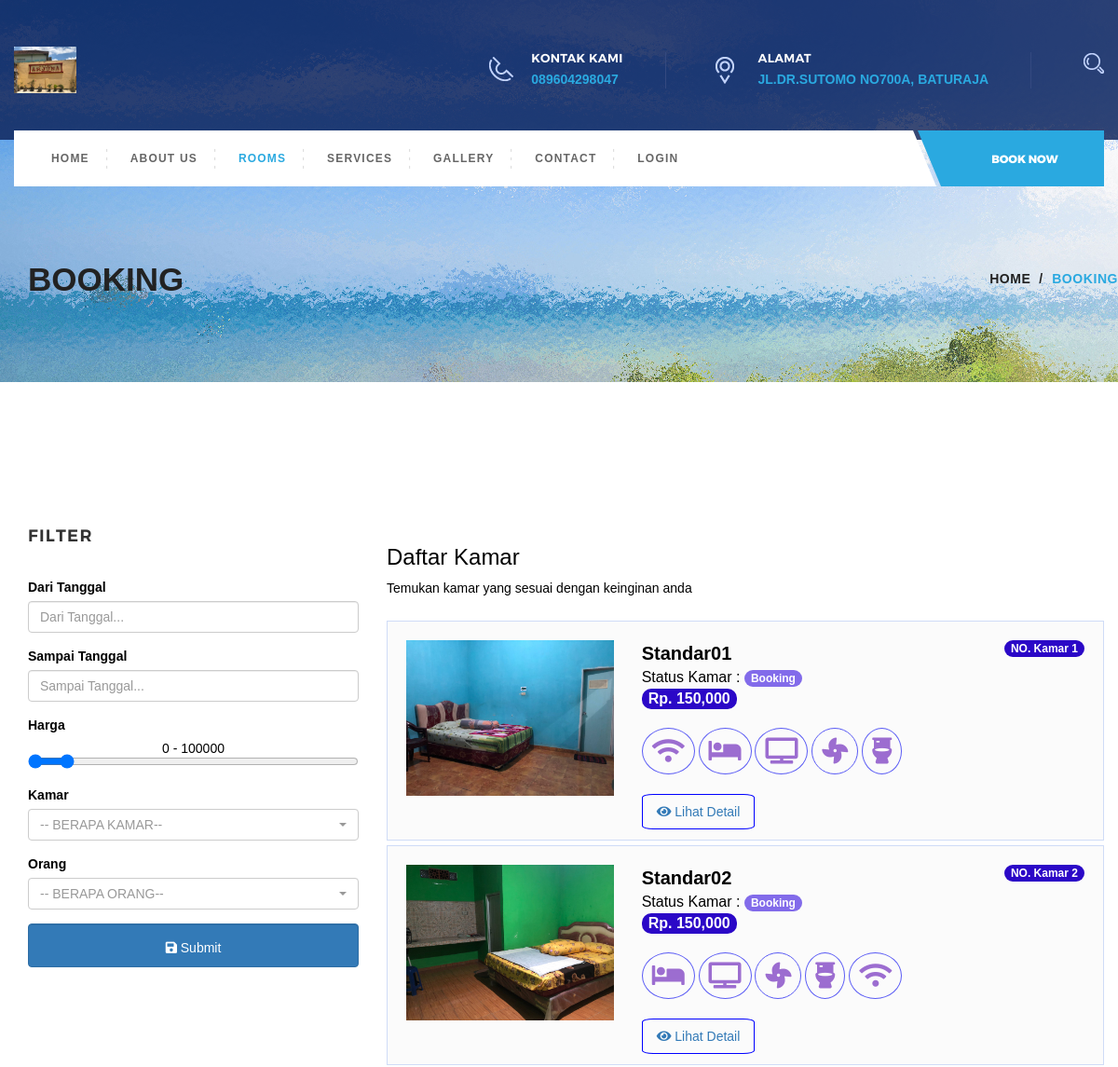
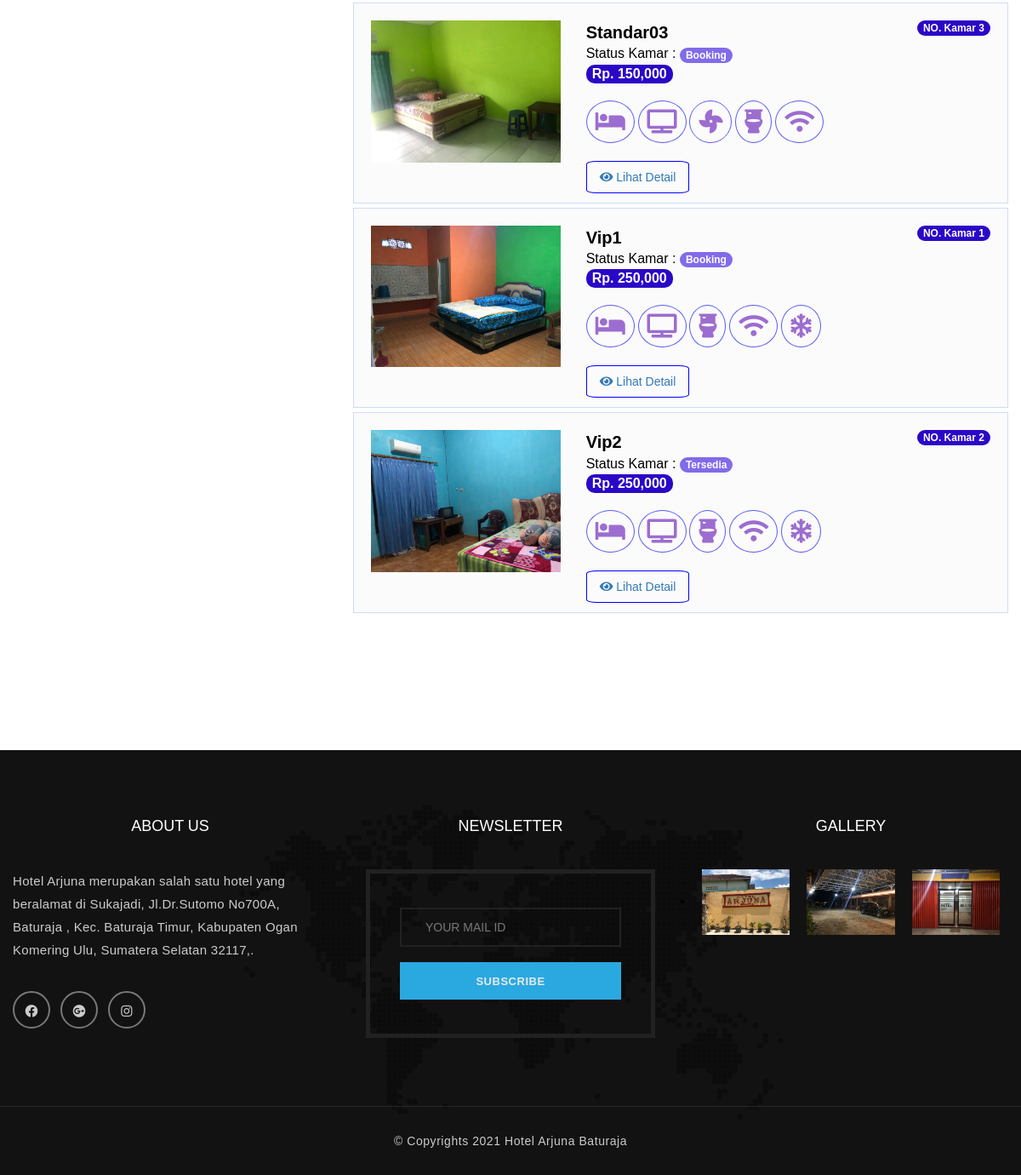
Screenshot of /Front/Kamar with the database file from the repository (2 pictures, top to bottom).
### tables this page shows
CREATE TABLE `konfigurasi` (
  `id_konfigurasi` int(11) NOT NULL,
  `nama_sistem` varchar(100) NOT NULL,
  `gambar_sistem` varchar(100) NOT NULL,
  `koordinat` text NOT NULL,
  `tentang` text NOT NULL,
  `alamat` text NOT NULL,
  `no_telepon` varchar(50) NOT NULL,
  `email` varchar(150) DEFAULT NULL,
  `facebook` varchar(150) DEFAULT NULL,
  `instagram` varchar(150) DEFAULT NULL,
  `twitter` varchar(150) DEFAULT NULL,
  `copyright` varchar(300) NOT NULL,
  `link_yt` varchar(300) DEFAULT NULL
);

CREATE TABLE `kamar` (
  `id_kamar` int(11) NOT NULL,
  `status_kamar_id` int(11) NOT NULL,
  `tipe_kamar_id` int(11) NOT NULL,
  `hotel_id` int(11) NOT NULL,
  `dewasa` varchar(50) NOT NULL,
  `anak` varchar(50) NOT NULL,
  `nama_kamar` varchar(250) NOT NULL,
  `no_kamar` varchar(50) NOT NULL,
  `keterangan` text DEFAULT NULL,
  `harga` varchar(50) NOT NULL,
  `slider` enum('iya','tidak') NOT NULL DEFAULT 'tidak',
  `rekomendasi` enum('iya','tidak') NOT NULL DEFAULT 'tidak',
  `penawaran` enum('iya','tidak') NOT NULL DEFAULT 'tidak'
);

CREATE TABLE `gambar_kamar` (
  `id_gambar_kamar` int(11) NOT NULL,
  `gambar_kamar` varchar(250) NOT NULL,
  `pilihan` enum('utama','tidak utama') NOT NULL,
  `kamar_id` int(11) NOT NULL
);

CREATE TABLE `status_kamar` (
  `id_status_kamar` int(11) NOT NULL,
  `nama_status_kamar` varchar(250) NOT NULL
);

CREATE TABLE `fasilitas` (
  `id_fasilitas` int(11) NOT NULL,
  `nama_fasilitas` varchar(250) NOT NULL,
  `icon_id` int(11) DEFAULT NULL,
  `kamar_id` int(11) NOT NULL
);

CREATE TABLE `icon` (
  `id_icon` int(11) NOT NULL,
  `nama_icon` varchar(150) NOT NULL
);

CREATE TABLE `galeri` (
  `id_galeri` int(11) NOT NULL,
  `nama_galeri` varchar(300) NOT NULL,
  `gambar_galeri` varchar(300) DEFAULT NULL
);

### application/views/front/kamar/main.php (the view, shortened to what the rows shown need)
<main class="site-main page-spacing">
    <div class="container-fluid">
        <div class="row">
            <div class="col-md-8 col-sm-8 col-xs-12 content-area">
                <br>
                <br>
                <?php foreach ($result as $v_kamar) : ?>
                    <div class="p-3">
                        <div class="row">
                            <div class="col-lg-4">
                                <a href="<?= base_url('images/gambarkamar/' . checkGambarKamar($v_kamar->id_kamar)->gambar_kamar) ?>" target="_blank">
                                    <img style="width:100%;" src="<?= base_url('images/gambarkamar/' . checkGambarKamar($v_kamar->id_kamar)->gambar_kamar) ?>" alt="">
                                </a>
                            </div>
                            <div class="col-lg-8">
                                <strong style="font-size: 20px;"><?= $v_kamar->nama_kamar; ?></strong>
                                <span class="badge badge-primary pull-right"> NO. Kamar <?= $v_kamar->no_kamar; ?></span>
                                <br>
                                <span style="font-size: 16px;">Status Kamar : </span> <span class="badge badge-info"><?= checkStatusKamar($v_kamar->status_kamar_id)->nama_status_kamar; ?></span><br>
                                <span style="font-size: 16px;" class="badge badge-primary">Rp. <?= rupiah($v_kamar->harga) ?></span> <br><br>
                                <div class="fasilitas">
                                    <?php foreach (checkFasilitas($v_kamar->id_kamar) as $r_fasilitas) : ?>
                                        <span>
                                            <i class="<?= check_icon($r_fasilitas->icon_id)->row()->nama_icon; ?> fa-2x"></i>
                                        </span>
                                    <?php endforeach; ?>
                                </div>
                                <a href="<?= base_url('Front/Kamar/detail/' . $v_kamar->id_kamar) ?>" class="border border-primary"> <i class="fas fa-eye"></i> Lihat Detail</a>
                            </div>
                        </div>
                    </div>
                <?php endforeach; ?>
            </div>
        </div>
    </div>
</main>

### application/views/template/front/partials/header.php (shortened to what the rows shown need)
<?php
$konfigurasi = getKonfigurasi();
?>
<header id="header" class="header-section header-position container-fluid no-padding">
    <div class="top-header container-fluid no-padding">
        <div class="container">
            <div class="row">
                <div class="logo-block col-md-3"><a href="<?= base_url('') ?>" title="Hotely"><img style="height: 50px;" src="<?= base_url('images/konfigurasi/' . $konfigurasi->gambar_sistem) ?>" alt="Logo" /></a></div>
                <div class="col-md-9 contact-detail">
                    <div class="phone">
                        <img src="<?= base_url('asset/HTML/') ?>images/phone-ic.png" alt="Phone" />
                        <h6>Kontak Kami</h6>
                        <a href="tell:1800234567890" title="<?= $konfigurasi->no_telepon ?>"><?= $konfigurasi->no_telepon ?></a>
                    </div>
                    <div class="address">
                        <img src="<?= base_url('asset/HTML/') ?>images/address-ic.png" alt="Address" />
                        <h6>Alamat</h6>
                        <p><?= $konfigurasi->alamat ?></p>
                    </div>
                </div>
            </div>
        </div>
    </div>
</header>

### application/views/template/front/partials/footer.php (shortened to what the rows shown need)
<?php
$ci = &get_instance();
$galeri = $ci->Home_model->getGaleri()->result();
$konfigurasi = getKonfigurasi();
?>
<div class="footer-section container-fluid no-padding">
    <div class="top-footer container-fluid no-padding">
        <div class="container">
            <div class="row">
                <aside class="col-md-4 col-sm-12 col-xs-12 widget text_widget">
                    <h4 class="widget_title">about us</h4>
                    <p><?= wordText($konfigurasi->tentang, 320) ?></p>
                    <ul class="social_widget">
                        <?php
                        if ($konfigurasi->facebook != null) : ?>
                            <li><a target="_blank" href="<?= $konfigurasi->facebook ?>" title="Facebook"><i class="fab fa-facebook"></i></a></li>
                        <?php
                        endif;
                        ?>
                        <?php
                        if ($konfigurasi->email != null) : ?>
                            <li><a target="_blank" href="mailto:<?= $konfigurasi->email ?>" title="Google Plus"><i class="fab fa-google-plus"></i></a></li>
                        <?php
                        endif;
                        ?>
                        <?php
                        if ($konfigurasi->instagram != null) : ?>
                            <li><a target="_blank" href="<?= $konfigurasi->instagram ?>" title="Instagram"><i class="fab fa-instagram"></i></a></li>
                        <?php
                        endif;
                        ?>
                    </ul>
                </aside>
                <aside class="col-md-4 col-sm-6 col-xs-6 widget widget_gallery">
                    <ul>
                        <?php foreach ($galeri as $v_galeri) : ?>
                            <li><a href="#" title="<?= $v_galeri->nama_galeri ?>"><img src="<?= base_url('images/galeri/' . $v_galeri->gambar_galeri) ?>" alt="Gallery" /></a></li>
                        <?php endforeach; ?>
                    </ul>
                </aside>
            </div>
        </div>
    </div>
    <div class="bottom-footer container-fluid">
        <p>&copy; Copyrights 2021 <?= $konfigurasi->nama_sistem; ?></p>
    </div>
</div>

### rows the page displays
konfigurasi: gambar_sistem (picture), no_telepon "089604298047", alamat "JL.DR.SUTOMO NO700A, BATURAJA", tentang "Hotel Arjuna merupakan salah satu hotel yang beralamat di Sukajadi, Jl.Dr.Sutomo No700A, Baturaja , Kec. Baturaja Timur, Kabupaten Ogan Komering Ulu, Sumatera Selatan 32117,.", nama_sistem "Hotel Arjuna Baturaja"
kamar: id_kamar.gambar_kamar (picture), nama_kamar "Standar01", no_kamar "1", status_kamar.nama_status_kamar "Booking", harga "150,000"
kamar: id_kamar.gambar_kamar (picture), nama_kamar "Standar02", no_kamar "2", status_kamar.nama_status_kamar "Booking", harga "150,000"
kamar: id_kamar.gambar_kamar (picture), nama_kamar "Standar03", no_kamar "3", status_kamar.nama_status_kamar "Booking", harga "150,000"
kamar: id_kamar.gambar_kamar (picture), nama_kamar "Vip1", no_kamar "1", status_kamar.nama_status_kamar "Booking", harga "250,000"
kamar: id_kamar.gambar_kamar (picture), nama_kamar "Vip2", no_kamar "2", status_kamar.nama_status_kamar "Tersedia", harga "250,000"
galeri: gambar_galeri (picture)
galeri: gambar_galeri (picture)
galeri: gambar_galeri (picture)
